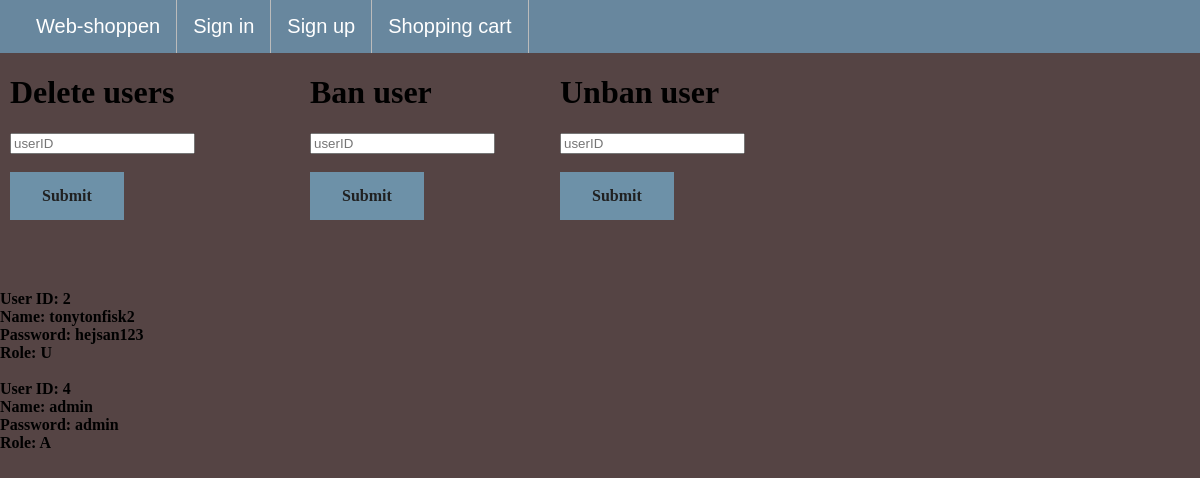
/manageUsers.php, run on the app's committed database.
### tables this page shows
CREATE TABLE `customer` (
  `idCustomer` int(11) NOT NULL,
  `username` varchar(45) NOT NULL,
  `password` varchar(45) NOT NULL,
  `forname` varchar(45) NOT NULL,
  `lastname` varchar(45) NOT NULL,
  `phoneNr` varchar(45) NOT NULL,
  `address` varchar(45) NOT NULL,
  `email` varchar(45) NOT NULL,
  `user_type` varchar(45) NOT NULL
);

### manageUsers.php (the view, shortened to what this page needs)
<?php
	include_once 'includes/dbHandler.php';
	include_once 'includes/overlay.php';
?>
<!DOCTYPE html>
<html>
<head> <link rel="stylesheet" href="design/index.css?v=<?php echo time(); ?>"> </head>
<body>
<div class = "menu1">
<h1>Delete users</h1>
<form action = "includes/deleteUsers.php" method = "POST">
  <input type="text" name="userID" placeholder="userID"><br><br>
  <button class = "button" type="submit" value="Submit"> Submit </button>
</form>
</div>
<div class = "menu2">
<h1> Ban user</h1>
<form action = "includes/ban.php" method = "POST">
  <input type="text" name="userID" placeholder="userID"><br><br>
  <button name = "removeB" class="button" type="submit" value="Submit"> Submit </button>
</form>
</div>
<div class = "menu3">
<h1>Unban user </h1>
<form action = "includes/unban.php" method = "POST">
  <input type="text" name="userID" placeholder="userID"><br><br>
  <button name = "removeB" class="button" type="submit" value="Submit"> Submit </button>
</form>
</div>
<div class = "printout">
<b>
<p>
<?php
	$sql = "SELECT * FROM customer;";
	$result = mysqli_query($conn, $sql);
	$checkResult = mysqli_num_rows($result);
	if($checkResult > 0){
		while($row = mysqli_fetch_assoc($result)){
			echo "<br>" . "User ID: " . $row['idCustomer'] . "<br>";
			echo "Name: " . $row['username'] . "<br>";
			echo "Password: " . $row['password'] . "<br>";
            echo "Role: " . $row['user_type'] . "<br>";
		}
	}
?>
</p>
</b>
</div>
</body>
</html>

### design/index.css (style rules this page uses)
html body { margin: 0; padding: 0; }
.button { background-color: #6d91a8; border: none; font-weight: bold; font-family:'Georgia'; color: rgb(32, 32, 32); padding: 15px 32px; text-align: center; display: inline-block; font-size: 16px; margin-bottom: 20px; cursor: pointer; }
.menu1 { width: 250px; margin-left:10px; float: left; }
.menu2 { width: 250px; margin-left:50px; float: left; }
.printout { float:left; }
body { background-color: rgb(85, 68, 68); }

### data on the page
customer: idCustomer "2", username "tonytonfisk2", password "hejsan123", user_type "U"
customer: idCustomer "4", username "admin", password "admin", user_type "A"
